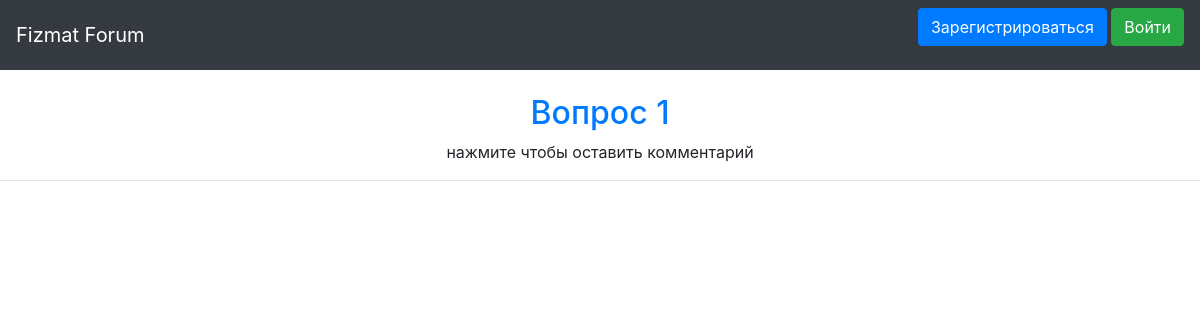
Before: /thread/3 with the older database file.
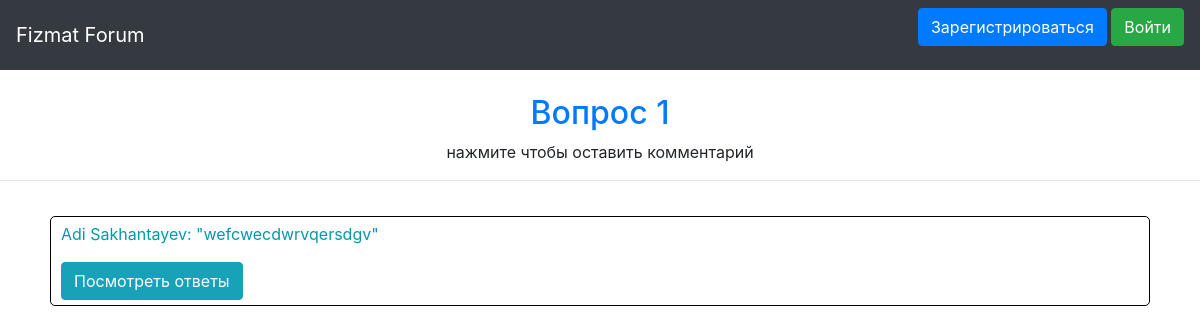
After: the same page with the newer database file.
### data/threads.py (models this page shows)
class Thread(SqlAlchemyBase, UserMixin, SerializerMixin):
    __tablename__ = 'threads'
    id = sqlalchemy.Column(sqlalchemy.Integer, primary_key=True, autoincrement=True)
    title = sqlalchemy.Column(sqlalchemy.String, nullable=False)
    user_id = sqlalchemy.Column(sqlalchemy.Integer, sqlalchemy.ForeignKey("users.id"))
    user = orm.relation('User')

### data/comments.py (models this page shows)
class Comment(SqlAlchemyBase, UserMixin, SerializerMixin):
    __tablename__ = 'comments'
    id = sqlalchemy.Column(sqlalchemy.Integer, primary_key=True, autoincrement=True)
    text = sqlalchemy.Column(sqlalchemy.String, nullable=False)
    user_id = sqlalchemy.Column(sqlalchemy.Integer, sqlalchemy.ForeignKey("users.id"))
    thread_id = sqlalchemy.Column(sqlalchemy.Integer, sqlalchemy.ForeignKey("threads.id"))
    user = orm.relation('User')
    thread = orm.relation('Thread')

### data/users.py (models this page shows, shortened)
class User(SqlAlchemyBase, UserMixin, SerializerMixin):
    __tablename__ = 'users'
    id = sqlalchemy.Column(sqlalchemy.Integer, primary_key=True, autoincrement=True)
    surname = sqlalchemy.Column(sqlalchemy.String, nullable=False)
    name = sqlalchemy.Column(sqlalchemy.String, nullable=False)
    age = sqlalchemy.Column(sqlalchemy.Integer, nullable=False)
    email = sqlalchemy.Column(sqlalchemy.String, index=True, unique=True, nullable=False)
    hashed_password = sqlalchemy.Column(sqlalchemy.String)

### main.py (the view)
@app.route('/thread/<tid>')
def indexed_thread(tid):
    session = db_session.create_session()
    return render_template('indexed_thread.html',
                           thread=session.query(Thread).filter(Thread.id == tid).first(),
                           comments=session.query(Comment).filter(Comment.thread_id == tid).all())

### data/db_session.py (called while the page is built)
def create_session() -> Session:
    global __factory
    return __factory()

### templates/indexed_thread.html (shortened to what this page needs)
{% extends "base.html" %}
{% block content %}
<br>
<div class="form"><a href="/add_comment/{{thread.id}}"><h2 align="center">{{ thread.title }}</h2></a></div>
<p align="center">нажмите чтобы оставить комментарий</p>
<hr/>
{% for comm in comments %}
<div class="comment">
    <p>{{ comm.user.name }} {{ comm.user.surname }}: "{{ comm.text }}"</p>
    <a href="/answers/{{comm.id}}" class="btn btn-info">Посмотреть ответы</a>
</div>
{% endfor %}
{% endblock %}

### templates/base.html (shortened to what this page needs)
<!DOCTYPE html>
<html lang="en">
<head>
                    <link rel="stylesheet"
                    href="https://stackpath.bootstrapcdn.com/bootstrap/4.4.1/css/bootstrap.min.css"
>
    <link rel="stylesheet" href="/static/css/style.css">
</head>
<body>
    <nav class="navbar navbar-dark bg-dark">
        <a class="navbar-brand" href="/">Fizmat Forum</a>
                {% if current_user.is_authenticated %}
                    <a class="navbar-brand" href="/logout">{{ current_user.surname }} {{ current_user.name }}</a>
                {% else %}
                    <p>
                        <a class="btn btn-primary " href="/register">Зарегистрироваться</a>
                        <a class="btn btn-success" href="/login">Войти</a>
                    </p>
                {% endif %}
    </nav>
{% block content %}{% endblock %}
</body>
</html>

### static/css/style.css (style rules this page uses)
.form { margin-left: 50px; margin-right: 50px; }
.comment { margin-left: 50px; margin-right: 50px; margin-top: 35px; border: solid 1px black; border-radius: 5px; padding: 5px 10px 5px 10px; color: #09a; }

Changed rows visible on the page:
added Comment: user.name "Adi", user.surname "Sakhantayev", text "wefcwecdwrvqersdgv"
